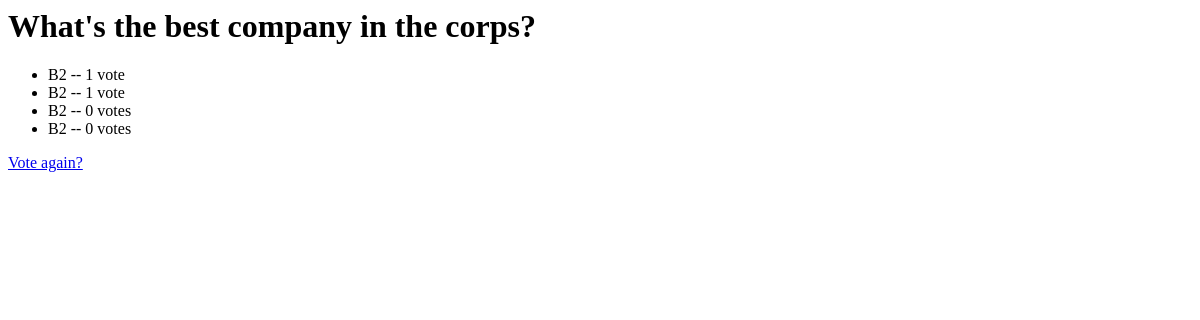
Before: /polls/5/results/ with the older database file.
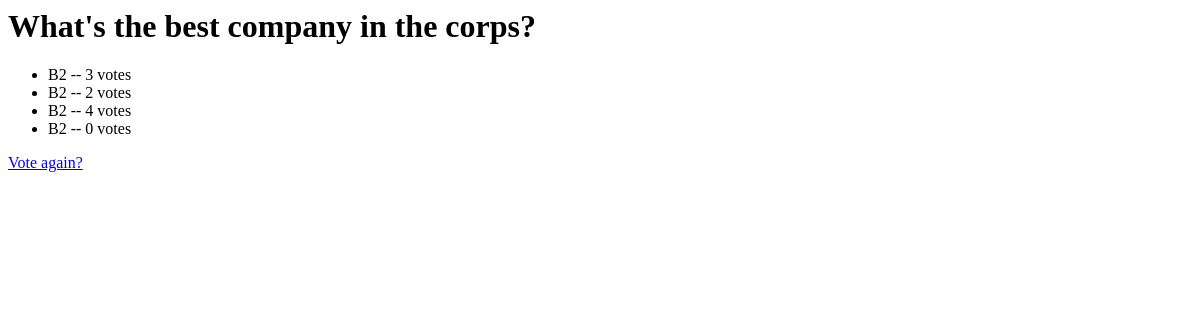
After: the same page with the newer database file.
### polls/models.py (models this page shows, shortened)
class Question(models.Model):
    question_text = models.CharField(max_length=200)
    pub_date = models.DateTimeField('date published')
    def was_published_recently(self):
        now = timezone.now()
        return now - datetime.timedelta(days=1) <= self.pub_date <= now
    was_published_recently.admin_order_field = 'pub_date'
    was_published_recently.boolean = True
    was_published_recently.short_description = 'Published recently?'

class Choice(models.Model):
    question = models.ForeignKey(Question, on_delete=models.CASCADE)
    choice_text = models.CharField(max_length=200)
    votes = models.IntegerField(default=0)

### polls/views.py (the view)
# urls.py: path('<int:pk>/results/', views.ResultsView.as_view(), name='results'),
class ResultsView(generic.DetailView):
    model = Question
    template_name = 'polls/results.html'

### polls/templates/polls/results.html
<h1>{{ question.question_text }}</h1>
<ul>
{% for choice in question.choice_set.all %}
    <li>{{ choice.choice_text }} -- {{ choice.votes }} vote{{ choice.votes|pluralize }}</li>
{% endfor %}
</ul>
<a href="{% url 'polls:detail' question.id %}">Vote again?</a>

Changed rows visible on the page:
changed Choice (number 1 of 4 on the later page): votes "1" → "3"
changed Choice (number 2 of 4 on the later page): votes "1" → "2"
changed Choice (number 3 of 4 on the later page): votes "0" → "4"
